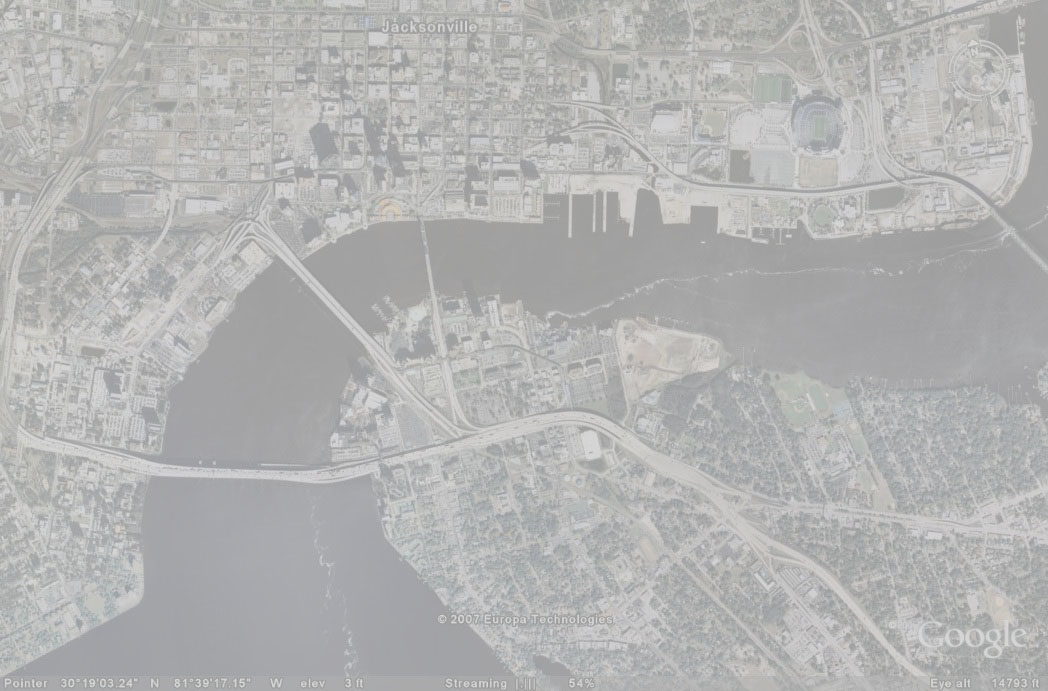
%> input picture A1/Code Files - Group - 13/input_sat_image.jpg, 1048 x 691 px
$ octave --eval "result = contrast_enhancement(imread('input_sat_image.jpg'));"   (GNU Octave 9; MATLAB toolbox functions it lacks are replaced by stand-ins)
%> lines starting %> are read from the running program, lines starting %| are printed output that depends on the picture
function image_enhancement = contrast_enhancement(image);
    image = imread('input_sat_image.jpg');
%> image is the input picture: size 691x1048x3 uint8; mean R, G, B 178.9, 179.2, 178.8
    gray_image = rgb2gray(image);
    figure(1);
    imshow(image); title('Starting Image');
    figure(2);
    imhist(gray_image); title('Starting Histogram');
%> after `title('Starting Histogram')`:
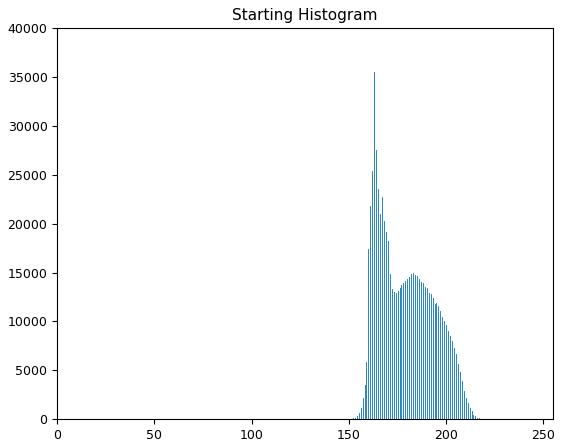
%> figure redrawn from the program's plot data; highest point at x = 163, y = 35509
    min_intensity = min(gray_image(:));
%> min_intensity = 145
    max_intensity = max(gray_image(:));
%> max_intensity = 226
    image_enhancement = (gray_image - min_intensity) * (255/(max_intensity-min_intensity));
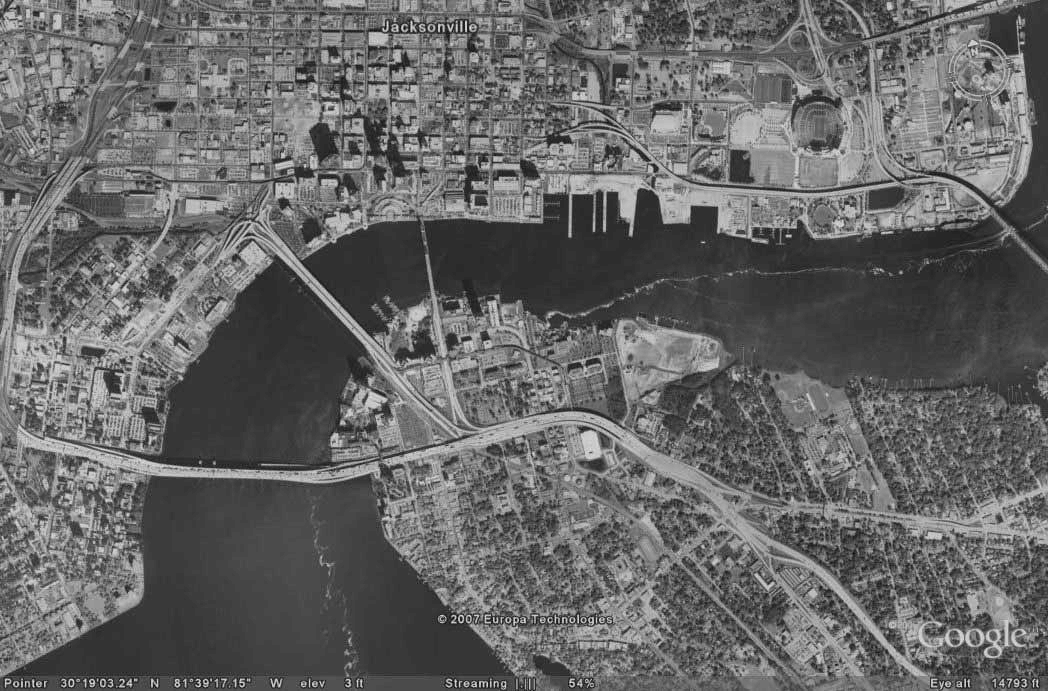
%> image_enhancement: size 691x1048 uint8; min 0, max 243, mean 102.3
    image_enhancement = uint8(image_enhancement);
    figure(3);
    imhist(image_enhancement); title('Enhanched Histogram');
%> after `title('Enhanched Histogram')`:
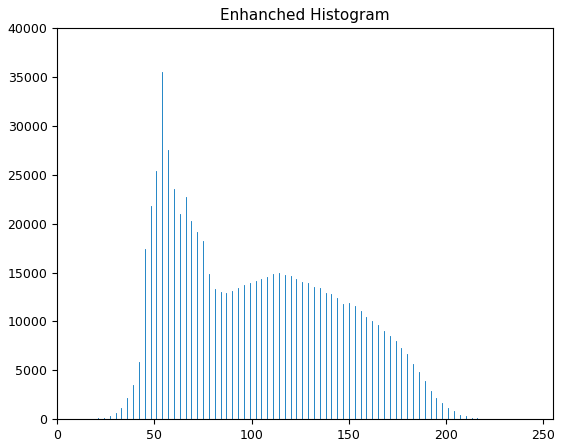
%> figure redrawn from the program's plot data; highest point at x = 54, y = 35509
    figure(4);
    imshow(image_enhancement); title('Enhanced Image');
    imwrite(image_enhancement, 'high_contrast_image.jpg')
end
